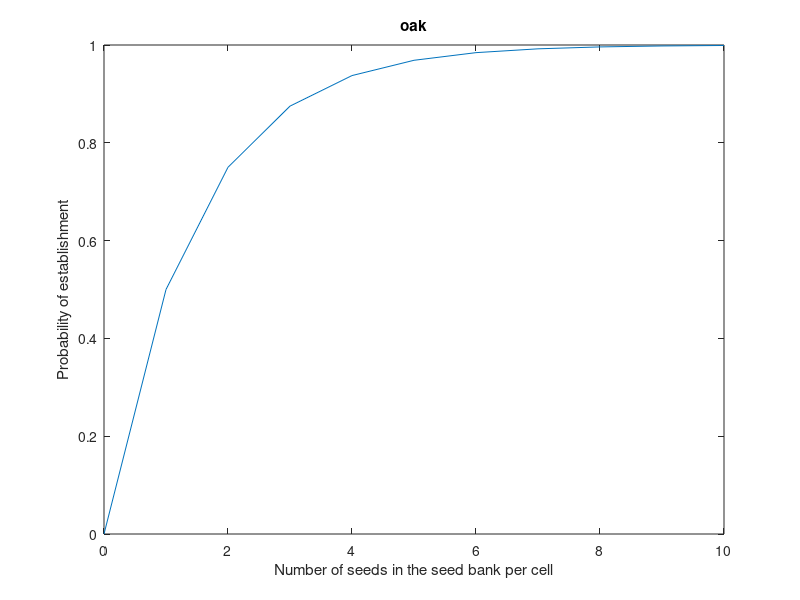

Here is the MATLAB script that generated this plot:
% SB=0:1:1000;
% % m=100;
% est=100;
% ProbS= 1-(1-1./est).^(SB);
% 
% figure
% plot(SB,ProbS)
% title('pines' )
% xlabel('Number of seeds in the seed bank per cell'), ylabel('Probability of establishment')
% axis([0 1000 0 1])

SB=0:1:10;
% m=100;
est=2;
ProbS= 1-(1-1./est).^(SB);

figure
plot(SB,ProbS)
title('oak' )
xlabel('Number of seeds in the seed bank per cell'), ylabel('Probability of establishment')
axis([0 10 0 1])
